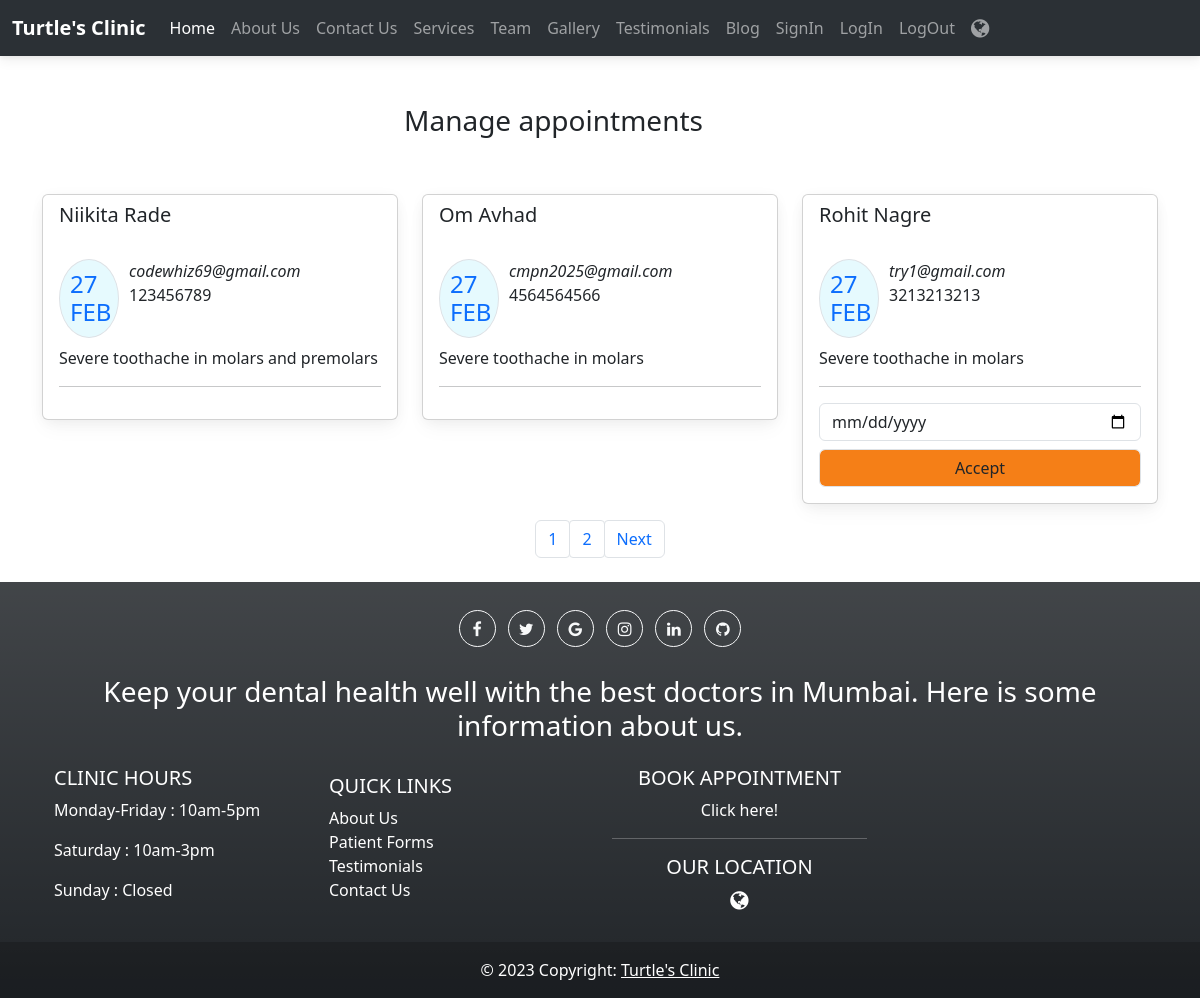
Screenshot of /manageapp/ with the database file from the repository.
### dentApp/models.py (models this page shows, shortened)
class Appointment(models.Model):
    name = models.CharField(max_length=250)
    email = models.EmailField(max_length=250)
    number = models.CharField(max_length=50, null=True, blank=True)
    content = models.CharField(max_length=250, null=True, blank=True)
    date = models.DateField(auto_now=False, auto_now_add=False)
    time = models.TimeField(auto_now=False, auto_now_add=False)
    accepted = models.BooleanField(default=False, null=True, blank=True)
    accepted_date = models.DateField(auto_now=False, auto_now_add=False, null=True, blank=True)
    class Meta:
        ordering = ['-time']

### dentApp/views.py (the view, shortened to what this page needs)
# urls.py: path('manageapp/', ManageAppointmentTemplateView.as_view(), name="manageapp"),
class ManageAppointmentTemplateView(ListView):
    template_name = 'manageapp.html'
    model = Appointment
    context_object_name = 'appointments'
    login_required = True
    paginate_by = 3
    def get_context_data(self, *args, **kwargs):
        context =  super().get_context_data(*args, **kwargs)
        appointments = Appointment.objects.all()
        context.update({
            'title':'Manage Appointments',
        })
        return context

### templates/manageapp.html (shortened to what this page needs)
{% extends 'base.html' %}
{% load static %}
{% block manageapp %}
<div class="container mt-5">
    <div class="col-11 text-center mt-4">
        <h3>
            Manage appointments
        </h3>
    </div>
    <div class="row d-flex">
        {% for app in appointments %}
        <div class="col-lg-4 mt-5">
            <div class="card card-margin">
                <div class="card-header border-0 bg-transparent">
                    <h5 class="card-title">{{app.name}}</h5>
                </div>
                <div class="card-body pt-0">
                    <div class="widget-49">
                        <div class="widget-49-title-wrapper d-flex">
                            <div class="widget-49-date-primary mt-3 ">
                                <span class="widget-49-date-day border rounded-circle bg-info h4 text-primary d-grid"
                                    style="padding: 10px; --bs-bg-opacity: .1; width: 60px;">{{app.date | date:'d'}}
                                    {{app.date | date:'M'|upper}}</span>
                            </div>
                            <div class="widget-49-meeting-info mt-3" style="margin-left:10px;">
                                <span class="widget-49-pro-title fst-italic">{{app.email}}</span> <br>
                                <span class="widget-49-meeting-time">{{app.number}}</span>
                            </div>
                        </div>
                        <div class="widget-49-meeting-points">
                            <span>{{app.content}}</span>
                        </div>
                        <hr class="w-100">
                        {% if app.accepted == False %}
                        <form action="{% url 'manageapp' %}" method="post">
                            <div class="form-group">
                                <input type="date" name="date" class="form-control mb-2" placeholder="dd-mm-yyyy"
                                    value="" min="1997-01-01" max="2030-12-31">
                                <input class="btn-block btn-primary form-control" style="background-color: #f57f17;"
                                    type="submit" value="Accept">
                            </div>
                        </form>
                        {% endif %}
                    </div>
                </div>
            </div>
        </div>
        {% endfor %}
    </div>
    {% if is_paginated %}
    <div class="wrapper text-center">
        <nav aria-label="Page navigation example">
            <ul class="pagination mt-3 d-flex justify-content-center">
                {% for number in page_obj.paginator.page_range %}
                <li class="page-item "><a class="page-link " href="?page={{number}}">{{number}}</a></li>
                {% endfor %}
                {% if page_obj.has_next %}
                <li class="page-item"><a href="?page={{page_obj.next_page_number}}" class="page-link ">Next</a></li>
                {% endif %}
            </ul>
        </nav>
    </div>
    {% endif %}
</div>
{% endblock manageapp %}

### templates/base.html (shortened to what this page needs)
<!DOCTYPE html>
{% load static %}
<html lang="en">
<head>
  <link href="https://cdnjs.cloudflare.com/ajax/libs/mdb-ui-kit/6.1.0/mdb.min.css" rel="stylesheet"/>
  <link href="https://cdn.jsdelivr.net/npm/bootstrap@5.3.0-alpha1/dist/css/bootstrap.min.css" rel="stylesheet"
>
  <link rel="stylesheet" href="{% static 'home.css' %}">
  <link rel="stylesheet" href="https://cdnjs.cloudflare.com/ajax/libs/font-awesome/4.7.0/css/font-awesome.min.css">
</head>
<body>
  <nav class="navbar navbar-expand-lg bg-body-tertiary bg-dark" data-bs-theme="dark">
    <div class="container-fluid">
      <a class="navbar-brand" href="{% url 'home' %}"> <b> Turtle's Clinic </b></a>
      <div class="collapse navbar-collapse" id="navbarSupportedContent">
        <ul class="navbar-nav me-auto mb-2 mb-lg-0 ml-5">
          <li class="nav-item">
            <a class="nav-link active" aria-current="page" href="{% url 'home' %}">Home</a>
          </li>
          <li class="nav-item">
            <a class="nav-link" href="{% url 'about' %}">About Us</a>
          </li>
          <li class="nav-item">
            <a class="nav-link" href="{% url 'contact' %}">Contact Us</a>
          </li>
          <li class="nav-item">
            <a class="nav-link" href="{% url 'services' %}">Services</a>
          </li>
          <li class="nav-item">
            <a class="nav-link" href="{% url 'team' %}">Team</a>
          </li>
          <li class="nav-item">
            <a class="nav-link" href="{% url 'gallery' %}">Gallery</a>
          </li>
          <li class="nav-item">
            <a class="nav-link" href="{% url 'testimonials' %}">Testimonials</a>
          </li>
          <li class="nav-item">
            <a class="nav-link" href="{% url 'blog' %}">Blog</a>
          </li>
          <li class="nav-item">
            <a class="nav-link" href="{% url 'signup' %}">SignIn</a>
          </li>
          <li class="nav-item">
            <a class="nav-link" href="{% url 'login' %}">LogIn</a>
          </li>
          <li class="nav-item">
            <a class="nav-link" href="{% url 'logout' %}">LogOut</a>
          </li>
          <li class="nav-item">
            <a class="nav-link" href="{% url 'location' %}"><i class="fa fa-globe text-grey fa-lg"></i></a>
          </li>
        </ul>
      </div>
    </div>
  </nav>
  {% block manageapp %}{% endblock manageapp %}
  <footer class="bg-dark bg-gradient text-center text-white mt-4">
    <div class="container p-4">
      <section class="mb-4">
        <a class="btn btn-outline-light btn-floating m-1" href="https://www.facebook.com/" target="_blank" role="button"><i class="fa fa-facebook-f" ></i></a>
        <a class="btn btn-outline-light btn-floating m-1" href="https://www.twitter.com/" target="_blank" role="button"><i class="fa fa-twitter"></i></a>
        <a class="btn btn-outline-light btn-floating m-1" href="https://www.google.com/" target="_blank" role="button"><i class="fa fa-google"></i></a>
        <a class="btn btn-outline-light btn-floating m-1" href="https://www.instagram.com/" target="_blank" role="button"><i class="fa fa-instagram"></i></a>
        <a class="btn btn-outline-light btn-floating m-1" href="https://www.linkedin.com/" target="_blank" role="button"><i class="fa fa-linkedin"></i></a>
        <a class="btn btn-outline-light btn-floating m-1" href="https://www.github.com/" target="_blank" role="button"><i class="fa fa-github"></i></a>
      </section>
      <section class="mb-4">
        <p class="h3">
        Keep your dental health well with the best doctors in Mumbai. Here is some information about us.
        </p>
      </section>
      <section class="">
        <div class="row">
          <div class="col-lg-3 col-md-6 mb-4 mb-md-0">
            <h5 class="text-uppercase d-flex">Clinic Hours</h5>
            <ul class="list-unstyled mb-0">
              <li class="d-flex">
                <p>Monday-Friday : 10am-5pm</p>
              </li>
              <li class="d-flex">
                <p>Saturday : 10am-3pm</p>
              </li>
              <li class="d-flex">
                <p>Sunday : Closed</p>
              </li>
            </ul>
          </div>
          <div class="col-lg-3 col-md-6 mb-4 mb-md-0  p-2">
            <h5 class="text-uppercase d-flex">Quick Links</h5>
            <ul class="list-unstyled mb-0">
              <li>
                <a href="{% url 'about' %}" class="text-white text-decoration-none d-flex">About Us</a>
              </li>
              <li>
                <a href="{% url 'signup' %}" class="text-white text-decoration-none d-flex">Patient Forms</a>
              </li>
              <li>
                <a href="{% url 'testimonials' %}" class="text-white text-decoration-none d-flex">Testimonials</a>
              </li>
              <li>
                <a href="{% url 'contact' %}" class="text-white text-decoration-none d-flex">Contact Us</a>
              </li>
            </ul>
          </div>
          <div class="col-lg-3 col-md-6 mb-4 mb-md-0">
            <h5 class="text-uppercase">Book Appointment</h5>
            <a href="{% url 'appointment' %}" class="text-white text-decoration-none" style="hover: underline;">Click here!</a><hr>
              <h5 class="text-uppercase">Our Location</h5>
                <a href="{% url 'location' %}" class="fa fa-globe text-decoration-none text-white fa-lg"></a>
          </div>
        </div>
      </section>
    </div>
    <div class="text-center p-3" style="background-color: rgba(0, 0, 0, 0.2);">
      © 2023 Copyright:
      <a class="text-white" href="{% url 'tnc' %}">Turtle's Clinic</a>
    </div>
  </footer>
</body>
</html>

### static/home.css (style rules this page uses)
ul { list-style-type: none; }

### rows the page displays
Appointment: name "Niikita Rade", date "27", date "FEB", email "codewhiz69@gmail.com", number "123456789", content "Severe toothache in molars and premolars"
Appointment: name "Om Avhad", date "27", date "FEB", email "cmpn2025@gmail.com", number "4564564566", content "Severe toothache in molars"
Appointment: name "Rohit Nagre", date "27", date "FEB", email "try1@gmail.com", number "3213213213", content "Severe toothache in molars"

### other values shown
{{ number }} "1" "2"
